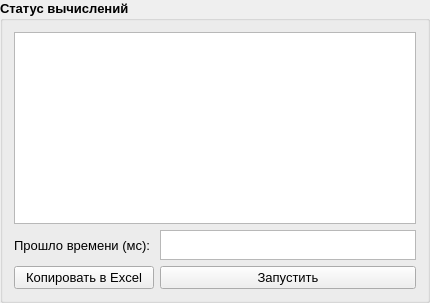
       <widget class="QGroupBox" name="groupBox_4">
        <property name="sizePolicy">
         <sizepolicy hsizetype="Preferred" vsizetype="Preferred">
          <horstretch>0</horstretch>
          <verstretch>0</verstretch>
         </sizepolicy>
        </property>
        <property name="font">
         <font>
          <pointsize>10</pointsize>
          <weight>75</weight>
          <bold>true</bold>
         </font>
        </property>
        <property name="title">
         <string>Статус вычислений</string>
        </property>
        <layout class="QGridLayout" name="gridLayout_3">
         <item row="5" column="0">
          <widget class="QPushButton" name="buttonCopyToExcel">
           <property name="font">
            <font>
             <weight>50</weight>
             <bold>false</bold>
            </font>
           </property>
           <property name="text">
            <string>Копировать в Excel</string>
           </property>
          </widget>
         </item>
         <item row="5" column="1">
          <widget class="QPushButton" name="buttonLaunch">
           <property name="font">
            <font>
             <weight>50</weight>
             <bold>false</bold>
            </font>
           </property>
           <property name="text">
            <string>Запустить</string>
           </property>
          </widget>
         </item>
         <item row="1" column="0" rowspan="2">
          <widget class="QLabel" name="Secundomer">
           <property name="sizePolicy">
            <sizepolicy hsizetype="Preferred" vsizetype="Fixed">
             <horstretch>0</horstretch>
             <verstretch>0</verstretch>
            </sizepolicy>
           </property>
           <property name="minimumSize">
            <size>
             <width>0</width>
             <height>30</height>
            </size>
           </property>
           <property name="font">
            <font>
             <weight>50</weight>
             <bold>false</bold>
            </font>
           </property>
           <property name="text">
            <string>Прошло времени (мс): </string>
           </property>
          </widget>
         </item>
         <item row="1" column="1" rowspan="2">
          <widget class="QTextEdit" name="timeViewer">
           <property name="sizePolicy">
            <sizepolicy hsizetype="Preferred" vsizetype="Ignored">
             <horstretch>0</horstretch>
             <verstretch>0</verstretch>
            </sizepolicy>
           </property>
           <property name="minimumSize">
            <size>
             <width>0</width>
             <height>0</height>
            </size>
           </property>
           <property name="baseSize">
            <size>
             <width>0</width>
             <height>0</height>
            </size>
           </property>
           <property name="font">
            <font>
             <family>Arial</family>
             <pointsize>12</pointsize>
            </font>
           </property>
           <property name="readOnly">
            <bool>true</bool>
           </property>
          </widget>
         </item>
         <item row="0" column="0" colspan="2">
          <widget class="QTextEdit" name="tbStatus">
           <property name="sizePolicy">
            <sizepolicy hsizetype="Expanding" vsizetype="Expanding">
             <horstretch>0</horstretch>
             <verstretch>0</verstretch>
            </sizepolicy>
           </property>
           <property name="font">
            <font>
             <weight>50</weight>
             <bold>false</bold>
            </font>
           </property>
           <property name="readOnly">
            <bool>true</bool>
           </property>
           <property name="html">
            <string>&lt;!DOCTYPE HTML PUBLIC &quot;-//W3C//DTD HTML 4.0//EN&quot; &quot;http://www.w3.org/TR/REC-html40/strict.dtd&quot;&gt;
&lt;html&gt;&lt;head&gt;&lt;meta name=&quot;qrichtext&quot; content=&quot;1&quot; /&gt;&lt;style type=&quot;text/css&quot;&gt;
p, li { white-space: pre-wrap; }
&lt;/style&gt;&lt;/head&gt;&lt;body style=&quot; font-family:'MS Shell Dlg 2'; font-size:10pt; font-weight:400; font-style:normal;&quot;&gt;
&lt;p style=&quot; margin-top:0px; margin-bottom:0px; margin-left:0px; margin-right:0px; -qt-block-indent:0; text-indent:0px;&quot;&gt;&lt;span style=&quot; font-size:8.25pt;&quot;&gt;                          &lt;/span&gt;&lt;/p&gt;
&lt;p style=&quot; margin-top:0px; margin-bottom:0px; margin-left:0px; margin-right:0px; -qt-block-indent:0; text-indent:0px;&quot;&gt;&lt;span style=&quot; font-size:8.25pt;&quot;&gt;                          &lt;/span&gt;&lt;/p&gt;
&lt;p style=&quot; margin-top:0px; margin-bottom:0px; margin-left:0px; margin-right:0px; -qt-block-indent:0; text-indent:0px;&quot;&gt;&lt;span style=&quot; font-size:8.25pt;&quot;&gt;                        &lt;/span&gt;&lt;/p&gt;&lt;/body&gt;&lt;/html&gt;</string>
           </property>
          </widget>
         </item>
        </layout>
       </widget>
